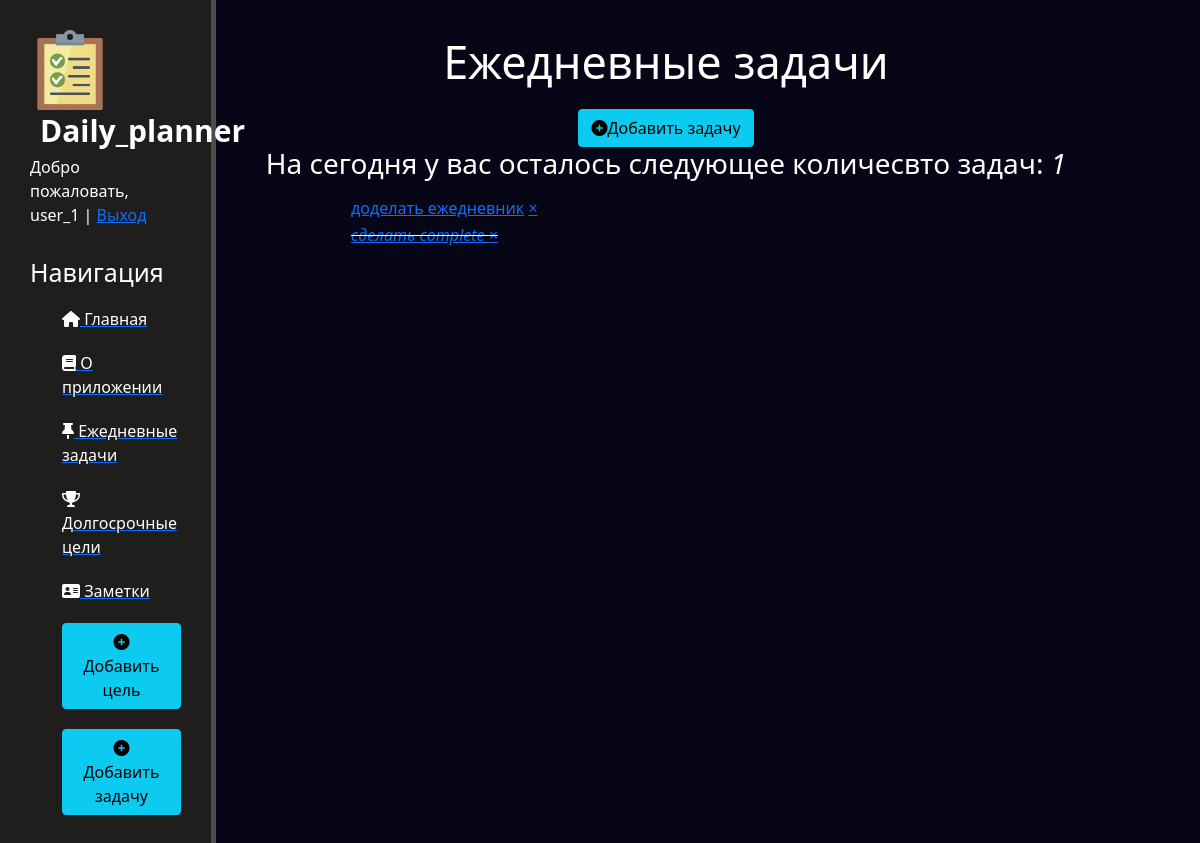
Before: /tasks/ (signed in) with the older database file.
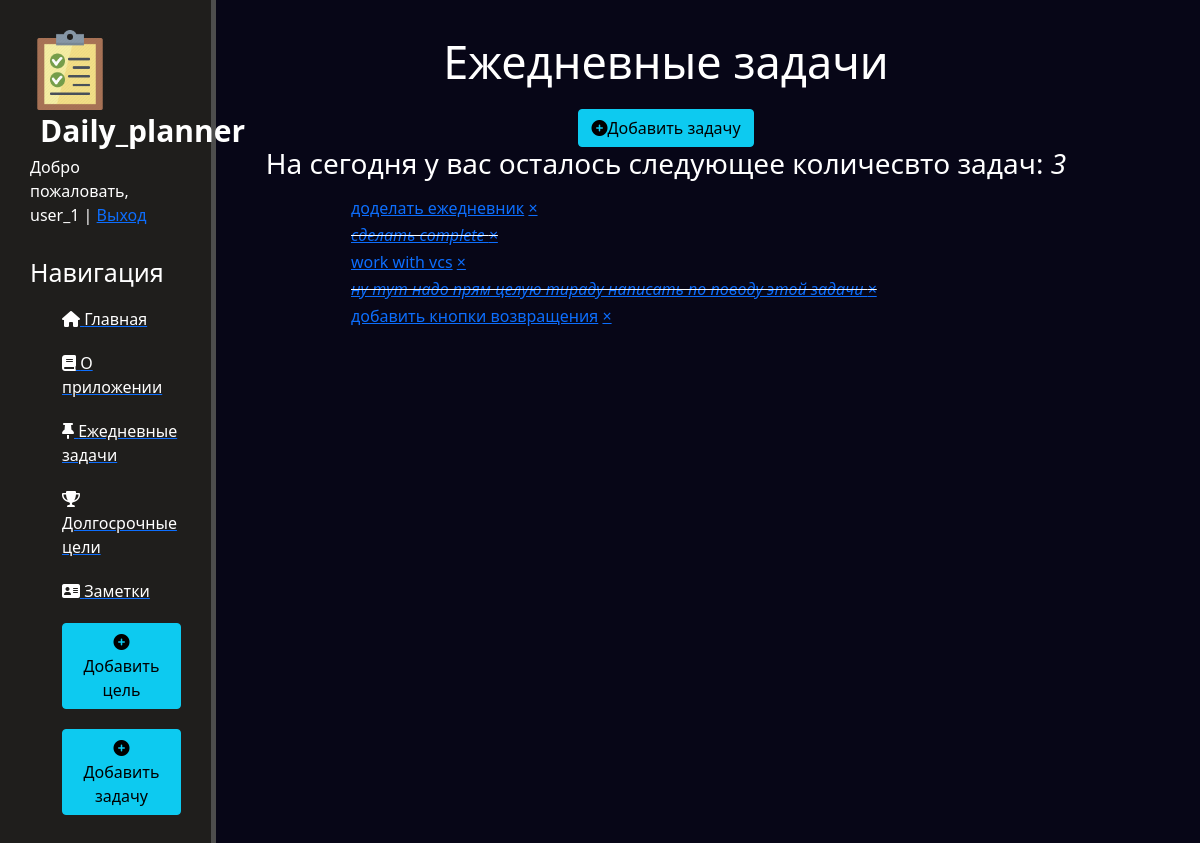
After: the same page with the newer database file.
### tasks/models.py (models this page shows)
class Task(models.Model):
    user = models.ForeignKey(User, on_delete=models.CASCADE, null=True, blank=True)
    task_tittle = models.CharField(max_length=200)
    description = models.TextField(null=True, blank=True)
    complete = models.BooleanField(default=False)
    date_time = models.DateTimeField()
    def __str__(self):
        return self.task_tittle
    class Meta:
        order_with_respect_to = 'user'

### tasks/views.py (the view)
class TaskList(LoginRequiredMixin, ListView):
    model = Task
    context_object_name = 'task_list'
    def get_context_data(self, **kwargs):
        context = super().get_context_data(**kwargs)
        context['task_list'] = context['task_list'].filter(user=self.request.user)
        context['count'] = context['task_list'].filter(complete=False).count()
        return context

### tasks/templates/tasks/task_list.html (shortened to what this page needs)
{% extends 'main/layout.html' %}
{% block content %}
    <div class="features">
        <h1>Ежедневные задачи</h1>
        <a href="{% url 'task_form' %}"><button class="btn btn-info"><i class="fa-solid fa-circle-plus">
        </i>Добавить задачу</button></a>
        {% if count == 0 %}
            <h3>Список ежедневных задач пуст, хотите добавить?</h3>
        {% else %}
            <h3>На сегодня у вас осталось следующее количесвто задач: <i>{{count}}</i> </h3>
        {% endif %}
        <div class="task_items">
            {% for task in task_list %}
                {% if task.complete %}
                    <h6><i><s><a href="{% url 'task_update' task.id %}">{{task}}
                        <a class="delete-link" href="{% url 'task_delete' task.id %}">&#215;</a></a></s></i></h6>
                {% else %}
                    <h6><a href="{% url 'task_update' task.id %}">{{task}}</a>
                        <a class="delete-link" href="{% url 'task_delete' task.id %}">&#215;</a></h6>
                {% endif %}
            {% endfor %}
        </div>
    </div>
{% endblock %}

### main/templates/main/layout.html (shortened to what this page needs)
{% load static %}
<!doctype html>
<html lang="ru">
<head>
    <link rel="stylesheet" href="https://cdn.jsdelivr.net/npm/bootstrap@5.1.3/dist/css/bootstrap.min.css">
    <link rel="stylesheet" href=" {% static 'main/css/main.css' %}">
    <link rel="stylesheet" href="https://use.fontawesome.com/releases/v6.0.0/css/all.css">
</head>
<body>
    <aside>
        <img src=" {% static 'main/img/todo.png' %}" alt="">
        <span class="logo">Daily_planner</span>
        {% if request.user.is_authenticated %}
        Добро пожаловать, {{ user.username }} | <a href="{% url 'logout' %}">Выход</a>
        {% else %}
        <span class="navbar-text">
            <a href="{% url 'register' %}">Регистрация</a> | <a href="{% url 'login' %}">Войти</a>
        </span>
        {% endif %}
        <h3>Навигация</h3>
        <ul>
            <a href="{% url 'home' %}"><li><i class="fa-solid fa-house"></i> Главная</li></a>
            <a href="{% url 'about' %}"><li><i class="fa-solid fa-book"></i> О приложении</li></a>
            <a href="{% url 'task_list' %}"><li><i class="fa-solid fa-thumbtack"></i> Ежедневные задачи</li></a>
            <a href="{% url 'goal_list' %}"><li><i class="fa-solid fa-trophy"></i> Долгосрочные цели</li></a>
            <a href="{% url 'note_list' %}"><li><i class="fa-solid fa-address-card"></i> Заметки</li></a>
            <a href="{% url 'goal_form' %}"><li><button class="btn btn-info"><i class="fa-solid fa-circle-plus"></i>
                Добавить цель</button></li></a>
            <a href="{% url 'task_form' %}"><li><button class="btn btn-info"><i class="fa-solid fa-circle-plus"></i>
                Добавить задачу</button></li></a>
        </ul>
    </aside>
    <main>
        {% block content %}
        {% endblock%}
    </main>
</body>
</html>

### main/static/main/css/main.css (style rules this page uses)
body { background: #070617; }
aside { float: left; background: #1f1e1c; width: 18%; padding: 2.5%; height: 120vh; color: #fff; border-right: 5px solid #4d4d4d; }
aside img { width: 80px; float: left; }
aside .logo { font-size: 30px; margin-left: 10px; font-weight: bold; position: relative; top: -2px; }
aside h3 { margin-top: 30px; font-size: 25px; }
aside ul { list-style: none; }
aside ul li { color: #fff; display: block; margin-top: 20px; transition: transform .6s ease; }
main .features { float: left; color: #fff; margin-top: 15px; text-align: center; width: 75%; }
main .features h1 { font-size: 45px; }
main .features h1 { max-width: 500px; margin: 20px auto }
.task_items { font-size: 15px; float: left; clear: both; width: 600px; margin: 10px 15%; text-align: left; }

Changed rows visible on the page:
added Task: task_tittle "work with vcs"
added Task: task_tittle "ну тут надо прям целую тираду написать по поводу этой задачи"
added Task: task_tittle "добавить кнопки возвращения"
Other visible differences:
{{ count }}: "1" → "3"
